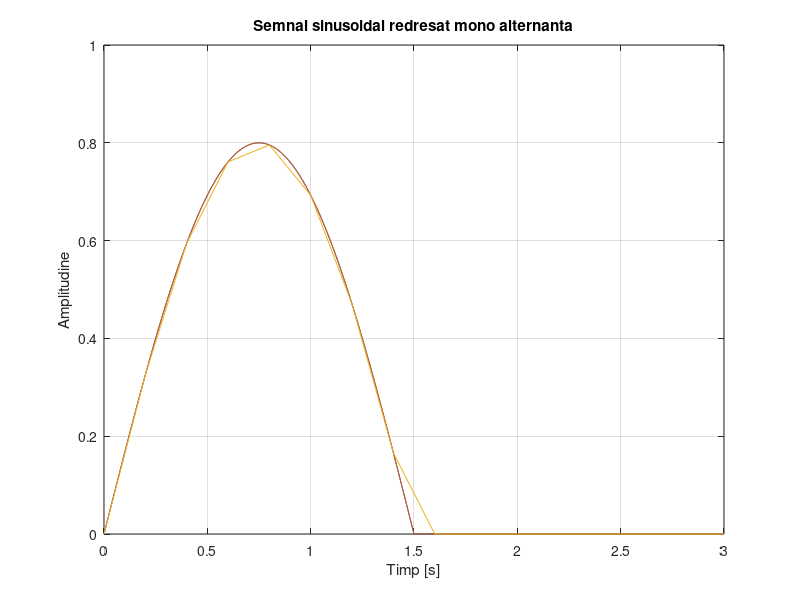

The MATLAB source for this figure:
%Ex4
%Cazul 1- 2ms
t = 0:0.002:3; %timpul de la 0 la perioada de 3s
x = 0.8*sin(2*pi*1/3*t); %se genereaza un semnal sinusoidal
for i = 1:length(x) 
    if x(i)<0
        x(i)=0;
    end
end
plot(t,x)
axis([0 3 0 1]) %valorile care se vizualizeaza pe abscisa si pe ordonata
title('Semnal sinusoidal redresat mono alternanta'),xlabel('Timp [s]'),ylabel('Amplitudine'),grid 

%Cazul 2- 20ms
t = 0:0.02:3; %timpul de la 0 la perioada de 3s
x = 0.8*sin(2*pi*1/3*t); %se genereaza un semnal sinusoidal
for i = 1:length(x) 
    if x(i)<0
        x(i)=0;
    end
end
hold on %afisarea in aceleasi coordonate
plot(t,x)

%Cazul 3- 200ms
t = 0:0.2:3; %timpul de la 0 la perioada de 3s
x = 0.8*sin(2*pi*1/3*t); %se genereaza un semnal sinusoidal
for i = 1:length(x) 
    if x(i)<0
        x(i)=0;
    end
end
hold on %afisarea in aceleasi coordonate
plot(t,x)
